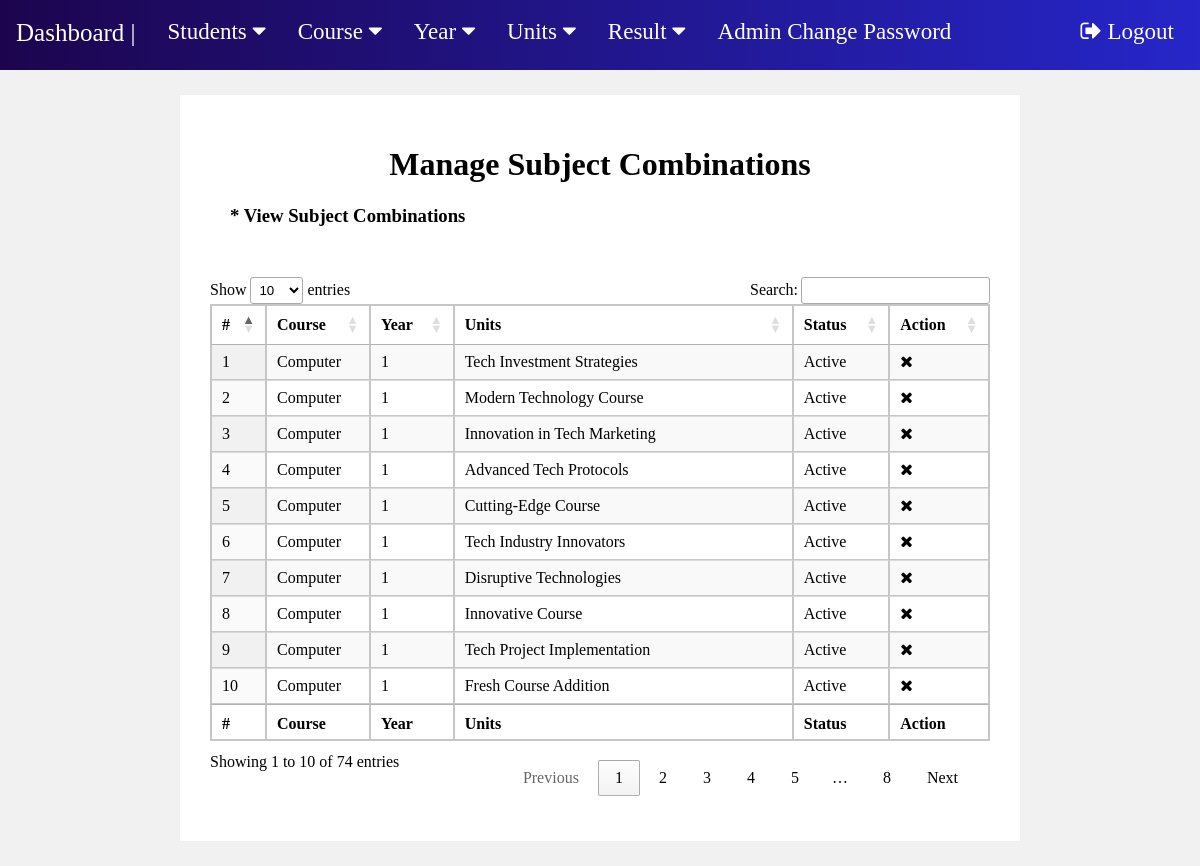
Page /manage-subjcomb.php (signed in) on the committed database.
### tables this page shows
CREATE TABLE `subject_comb` (
  `comb_id` int(200) NOT NULL,
  `branch_id` int(50) NOT NULL,
  `sem_id` int(9) NOT NULL,
  `subj_id` int(200) NOT NULL,
  `status` int(1) NOT NULL
);

CREATE TABLE `branch` (
  `branch_id` int(50) NOT NULL,
  `branch` varchar(100) NOT NULL
);

CREATE TABLE `semester` (
  `sem_id` int(9) NOT NULL,
  `semester` int(100) NOT NULL
);

CREATE TABLE `subjects` (
  `subj_id` int(200) NOT NULL,
  `subj_name` varchar(200) NOT NULL,
  `subj_code` varchar(100) NOT NULL,
  `status` int(1) NOT NULL
);

### manage-subjcomb.php (the view, shortened to what this page needs)
<?php
include "includes/connection.php";
?>
<!DOCTYPE html>
<html lang="en">
<head>
    <link rel="stylesheet" type="text/css" href="css/fp1.css?version=51">
	<link rel="stylesheet" href=
"https://cdn.datatables.net/1.10.22/css/jquery.dataTables.min.css" />
</head>
<body>
    <?php include "nav.php";?>
    <div class="m2">
        <h1 style="text-align:center;">Manage Subject Combinations</h1>
        <h3 style="margin : 20px; margin-bottom:50px">* View Subject Combinations</h3>
        <table id="tableID" class="display">
            <thead  >
                <tr >
                    <th >#</th>
                    <th>Course</th>
                    <th>Year</th>
                    <th>Units</th>
                    <th>Status</th>
                    <th>Action</th>
                </tr>
            </thead>
            <tfoot>
                <tr>
                    <th >#</th>
                    <th>Course</th>
                    <th>Year</th>
                    <th>Units</th>
                    <th>Status</th>
                    <th>Action</th>
                </tr>
            </tfoot>
            <tbody>
<?php
$sql = "SELECT branch.branch, semester.semester, subjects.subj_name, subject_comb.comb_id as scid, subject_comb.status from subject_comb join branch on subject_comb.branch_id = branch.branch_id join semester on subject_comb.sem_id = semester.sem_id join subjects on subjects.subj_id = subject_comb.subj_id order by semester";
$result = mysqli_query($conn, $sql);
$c = 1;
$num = mysqli_num_rows($result);
if($num > 0){
    while($row = mysqli_fetch_assoc($result)){
        ?>
        <tr>
            <td><?php echo $c;?></td>
            <td><?php echo $row['branch'];?></td>
            <td><?php echo $row['semester'];?></td>
            <td><?php echo $row['subj_name'];?></td>
            <td><?php if($row['status'] == 1){
                echo "Active";
            }
            else{
                echo "Blocked";
            };?></td>
<td>
<?php if($row['status']=='0')
{ ?>
<a href="manage-subjcomb.php?acid=<?php echo $row['scid'];?>" onclick="confirm('Do you really want to ativate this subject');"><i class="fa fa-check" title="Acticvate Record"></i> </a><?php } else {?>
<a href="manage-subjcomb.php?did=<?php echo $row['scid'];?>" onclick="confirm('Do you really want to deativate this subject');"><i class="fa fa-times" title="Deactivate Record"></i> </a>
<?php }?>
</td>
</tr>
        <?php
        $c++;
    }
}
?>
            </tbody>
        </table>
    </div>
</body>
</html>

### css/fp1.css (style rules this page uses)
body { background-color: rgb(241, 241, 241); margin: 0; }
table { border: 1px solid rgb(199, 197, 197); margin: auto auto; border-collapse: collapse; width: 95%; margin-bottom: 50px; }
th, td { border-collapse: collapse; padding: 8px; text-align: left; border: 1px solid rgb(199, 197, 197); border-collapse: collapse; }
th { text-align: left; }
a { text-decoration: none; color: black; }
.m2 { background-color:White; border: 30px solid white; margin : 25px auto; width: 65%; }

### rows in the picture
subject_comb: branch.branch "Computer", sem.semester "1", subj.subj_name "Tech Investment Strategies", status "Active"
subject_comb: branch.branch "Computer", sem.semester "1", subj.subj_name "Modern Technology Course", status "Active"
subject_comb: branch.branch "Computer", sem.semester "1", subj.subj_name "Innovation in Tech Marketing", status "Active"
subject_comb: branch.branch "Computer", sem.semester "1", subj.subj_name "Advanced Tech Protocols", status "Active"
subject_comb: branch.branch "Computer", sem.semester "1", subj.subj_name "Cutting-Edge Course", status "Active"
subject_comb: branch.branch "Computer", sem.semester "1", subj.subj_name "Tech Industry Innovators", status "Active"
subject_comb: branch.branch "Computer", sem.semester "1", subj.subj_name "Disruptive Technologies", status "Active"
subject_comb: branch.branch "Computer", sem.semester "1", subj.subj_name "Innovative Course", status "Active"
subject_comb: branch.branch "Computer", sem.semester "1", subj.subj_name "Tech Project Implementation", status "Active"
subject_comb: branch.branch "Computer", sem.semester "1", subj.subj_name "Fresh Course Addition", status "Active"
